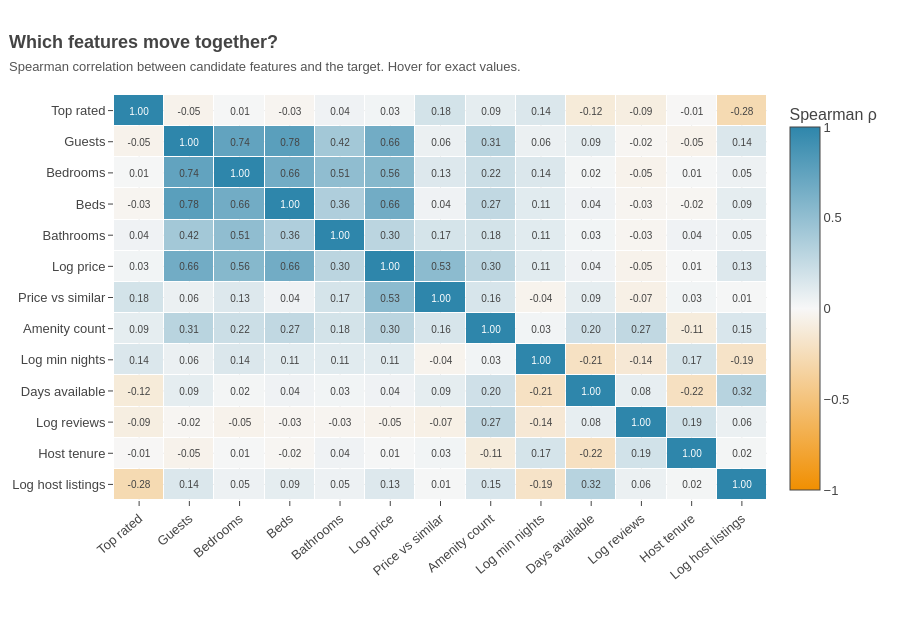

Notebook cell for this chart:
### Markdown cell above
## Figure 22: Which features move together? (interactive correlation heatmap)

Before combining the features, check which candidate features carry the same information. The heatmap shows **Spearman rank correlations** between the numeric candidates and the target `top_rated` (rank correlation suits the skewed counts and the 0/1 target). Blue means the two move together, orange means one goes up when the other goes down. **Hover** over a cell to see the pair and its exact value.

How to read it:
- The bottom row and right column show how each feature relates to `top_rated` on its own (the same single-variable view as the bivariate part).
- Strong cells between two features (for example size and price) mean they overlap, so their importance is shared between them. This is why importance is reported for **groups** of features in Figure 25.

### Code cell
CORR_COLS = {"top_rated": "Top rated", "accommodates": "Guests", "bedrooms_imp": "Bedrooms", "beds_imp": "Beds",
             "bathrooms_imp": "Bathrooms", "log_price": "Log price", "price_vs_peers": "Price vs similar",
             "amenity_count": "Amenity count", "log_min_nights": "Log min nights", "availability_365": "Days available",
             "log_reviews": "Log reviews", "hosts_time_as_host_years": "Host tenure", "log_host_listings": "Log host listings"}

with timer("Spearman correlation matrix"):
    corr = rated[list(CORR_COLS)].corr(method="spearman")
labels = list(CORR_COLS.values())
z = corr.to_numpy().round(2)

fig = go.Figure(data=[go.Heatmap(
    z=z, x=labels, y=labels, zmin=-1, zmax=1, xgap=1, ygap=1,
    colorscale=[[0, ORANGE], [0.5, "#F7F7F7"], [1, BLUE]],
    text=z, texttemplate="%{text:.2f}", textfont=dict(size=10),
    hovertemplate="<b>%{y}</b> vs <b>%{x}</b><br>Spearman ρ = %{z:.2f}<extra></extra>",
    colorbar=dict(title=dict(text="Spearman ρ")))])
fig.update_layout(yaxis=dict(autorange="reversed", automargin=True), xaxis=dict(tickangle=-40, automargin=True))
finish(fig, "fig22_correlation_heatmap", "Which features move together?",
       "Spearman correlation between candidate features and the target. Hover for exact values.", height=640, bottom=140)

tr = corr["top_rated"].drop("top_rated")
tr = tr.reindex(tr.abs().sort_values(ascending=False).index)
pairs = (corr.where(np.triu(np.ones(corr.shape), k=1).astype(bool)).stack().rename("rho").reset_index())
pairs.columns = ["a", "b", "rho"]
pairs = pairs[(pairs["a"] != "top_rated") & (pairs["b"] != "top_rated")]
strong = pairs[pairs["rho"].abs() >= 0.6].sort_values("rho", key=abs, ascending=False)
display(Markdown(
    "**Insight:** on their own, the features most related to `top_rated` are "
    + ", ".join(f"**{CORR_COLS[k]}** (ρ = {v:+.2f})" for k, v in tr.head(4).items())
    + ". No single feature has |ρ| above "
    + f"{tr.abs().max():.2f} with the target, so a rating cannot be predicted from one variable. "
    + (f"{len(strong)} feature pairs overlap strongly (|ρ| ≥ 0.6), mainly the size measures and price: "
       + "; ".join(f"{CORR_COLS[r.a]} and {CORR_COLS[r.b]} ({r.rho:+.2f})" for r in strong.head(5).itertuples())
       + ". Overlapping features share credit, so the next steps judge importance by group."
       if len(strong) else "No pair of features overlaps strongly (|ρ| ≥ 0.6).")))

### Figure 1 — Plotly figure (JSON) as saved in the notebook; plotly's stock layout.template omitted (floating-point values rounded to 4 significant figures; data arrays with more than 128 entries replaced by an {"elided": "..."} marker saying what was removed)
{"data": [{"type": "heatmap", "z": {"elided": "13x13 float values"}, "x": ["Top rated", "Guests", "Bedrooms", "Beds", "Bathrooms", "Log price", "Price vs similar", "Amenity count", "Log min nights", "Days available", "Log reviews", "Host tenure", "Log host listings"], "y": ["Top rated", "Guests", "Bedrooms", "Beds", "Bathrooms", "Log price", "Price vs similar", "Amenity count", "Log min nights", "Days available", "Log reviews", "Host tenure", "Log host listings"], "zmin": -1, "zmax": 1, "xgap": 1, "ygap": 1, "colorscale": [[0, "#F18F01"], [0.5, "#F7F7F7"], [1, "#2E86AB"]], "text": {"elided": "13x13 float values"}, "texttemplate": "%{text:.2f}", "textfont": {"size": 10}, "hovertemplate": "<b>%{y}</b> vs <b>%{x}</b><br>Spearman ρ = %{z:.2f}<extra></extra>", "colorbar": {"title": {"text": "Spearman ρ"}}}], "layout": {"yaxis": {"autorange": "reversed", "automargin": true}, "xaxis": {"tickangle": -40, "automargin": true}, "font": {"family": "Arial, sans-serif", "size": 13}, "margin": {"l": 60, "r": 30, "t": 95, "b": 140}, "title": {"text": "<b>Which features move together?</b><br><span style='font-size:13px;color:#555555'>Spearman correlation between candidate features and the target. Hover for exact values.</span>", "x": 0.01, "xanchor": "left"}, "height": 640}}
